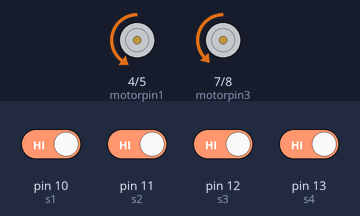
The sketch below on a simulated Arduino Uno, built with avr-gcc and run on an emulated ATmega328P. Shown: motor-driver pin pairs drawn as motors (green arrow = first pin HIGH = forward, orange = second pin HIGH = backward, longer = more drive, scaled by the enable pin). Inputs (shaded band) come from the test bench; at power-on: pin 10 (s1), pin 11 (s2), pin 12 (s3), pin 13 (s4) HIGH.

Above: at 1.2 s.
1.3 s: pin 10 (s1) driven LOW
At 2.5 s:
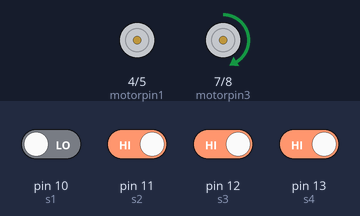
2.8 s: pin 11 (s2) driven LOW
At 3.6 s:
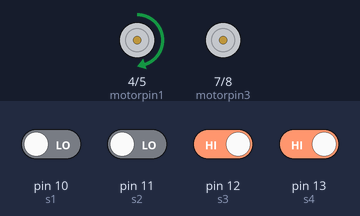
4.3 s: pin 12 (s3) driven LOW
At 5.0 s:
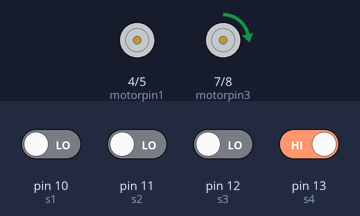
5.8 s: pin 13 (s4) driven LOW
At 6.9 s:
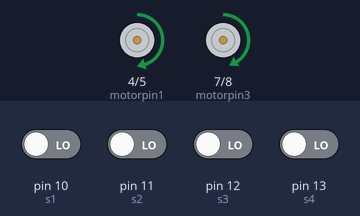
7.3 s: pin 10 (s1) driven HIGH
At 8.5 s:
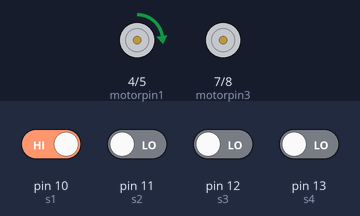
8.8 s: pin 11 (s2) driven HIGH
At 9.2 s:
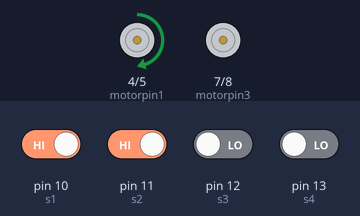
Timing chart, 0 to 11.3 s (numbered marks = the images above; inputs shaded):
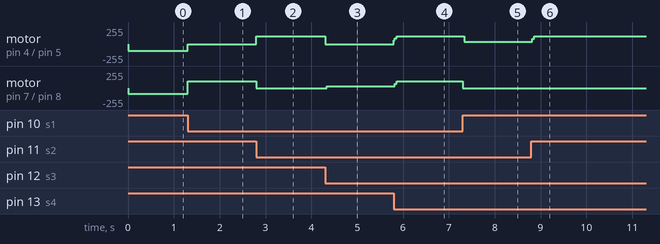

Measured:
- after the input at 1.3 s, motor on pin 4 (motorpin1) / pin 5 (motorpin2): backward 100/255 → stopped at once; motor on pin 7 (motorpin3) / pin 8 (motorpin4): backward 88/255 → forward 105/255 at once
- after the input at 2.8 s, motor on pin 4 (motorpin1) / pin 5 (motorpin2): stopped → forward 120/255 at once; motor on pin 7 (motorpin3) / pin 8 (motorpin4): forward 105/255 → stopped at once
- after the input at 4.3 s, motor on pin 4 (motorpin1) / pin 5 (motorpin2): forward 120/255 → stopped at once; motor on pin 7 (motorpin3) / pin 8 (motorpin4): stopped → forward 29/255 at once
- after the input at 5.8 s, motor on pin 4 (motorpin1) / pin 5 (motorpin2): stopped → forward 120/255 at once; motor on pin 7 (motorpin3) / pin 8 (motorpin4): forward 29/255 → forward 105/255 at once
- after the input at 7.3 s, motor on pin 4 (motorpin1) / pin 5 (motorpin2): forward 120/255 → forward 33/255 at once; motor on pin 7 (motorpin3) / pin 8 (motorpin4): forward 105/255 → stopped at once
- after the input at 8.8 s, motor on pin 4 (motorpin1) / pin 5 (motorpin2): forward 33/255 → forward 120/255 at once

The sketch:

simple_Ir_code.ino
```cpp
int motorpin1 = 4;
int motorpin2 = 5;
int pwm1 = 6;

int motorpin3 = 7;
int motorpin4 = 8;
int pwm2 = 9;

int s1 = 10;
int s2 = 11;
int s3 = 12;
int s4 = 13;

void setup() {

  Serial.begin(9600);

  pinMode(s1, INPUT);
  pinMode(s2, INPUT);
  pinMode(s3, INPUT);
  pinMode(s4, INPUT);

  pinMode(motorpin1, OUTPUT);
  pinMode(motorpin2, OUTPUT);
  pinMode(motorpin3, OUTPUT);
  pinMode(motorpin4, OUTPUT);
  pinMode(pwm1, OUTPUT);
  pinMode(pwm2, OUTPUT);
}


void loop() {
  long duration, distance, x1, x2, x, difference;
  int a, a1, a2, a3;
  a=digitalRead(s1);
  a1=digitalRead(s2);
  a2=digitalRead(s3);
  a3=digitalRead(s4);

  if (a==0 && a1==0 && a2==0 && a3==0)
  {
    forward();
  }

  else if( (a==1 && a1==1 && a2==0 && a3==1) || (a==1 && a1==0 && a2==0 && a3==1) || (a==1 && a1==0 && a2==1 && a3==1)    )
    {
      forward();
    }
    else if (a==0 && a1==0 && a2==0 && a3==1)
    {
      stand();
      leftTurn();
      stand();

    }
    else if ((a==0 && a1==0 && a2==1 && a3==0) || (a==0 && a1==1 && a2==0 && a3==0) || (a==0 && a1==1 && a2==0 && a3==1) || (a==0 && a1==1 && a2==1 && a3==0) )
    {
      slow();
    }
    else if (a==0 && a1==0 && a2==1 && a3==1)
    {
     rightTurn();
    }
    else if (a == 0 && a1 == 1 && a2 == 1 && a3 == 1)
    {
      leftTurn();
    }
    else if (a == 1 && a1 == 0 && a2 == 0 && a3 == 0)
    {
      stand();
      rightTurn();
      stand();

    }

    else if (a == 1 && a1 == 0 && a2 == 1 && a3 == 0)
    {
      slow();
    }

    else if (a == 1 && a1 == 1 && a2 == 0 && a3 == 0)
    {
      rightTurn();    // Right turn
    }
    else if (a==1 && a1==1 && a2==1 && a3==1)
    {
      reverse();
    }
}
void forward() {
  digitalWrite(motorpin1, HIGH);
  digitalWrite(motorpin2, LOW);
  analogWrite(pwm1, 120);

  digitalWrite(motorpin3, HIGH);
  digitalWrite(motorpin4, LOW);
  analogWrite(pwm2, 105);
}

  void reverse() {
  digitalWrite(motorpin1, LOW);
  digitalWrite(motorpin2, HIGH);
  analogWrite(pwm1, 100);

  digitalWrite(motorpin3, LOW);
  digitalWrite(motorpin4, HIGH);
  analogWrite(pwm2, 88 );
  }

void leftTurn() {
  digitalWrite(motorpin1, LOW);
  digitalWrite(motorpin2, HIGH);
  analogWrite(pwm1, 0);

  digitalWrite(motorpin3, HIGH);
  digitalWrite(motorpin4, LOW);
  analogWrite(pwm2, 105);
}

void rightTurn(){
  digitalWrite(motorpin1, HIGH);
  digitalWrite(motorpin2, LOW);
  analogWrite(pwm1, 120);

  digitalWrite(motorpin3, LOW);
  digitalWrite(motorpin4, HIGH);
  analogWrite(pwm2, 0);
}
void slow()
{
  digitalWrite(motorpin1, HIGH);
  digitalWrite(motorpin2, LOW);
  analogWrite(pwm1, 40);

  digitalWrite(motorpin3, HIGH);
  digitalWrite(motorpin4, LOW);
  analogWrite(pwm2, 40);
}
void stand()
{

  digitalWrite(motorpin1, HIGH);
  digitalWrite(motorpin2, LOW);
  analogWrite(pwm1, 0);

  digitalWrite(motorpin3, HIGH);
  digitalWrite(motorpin4, LOW);
  analogWrite(pwm2, 0);
}
```
